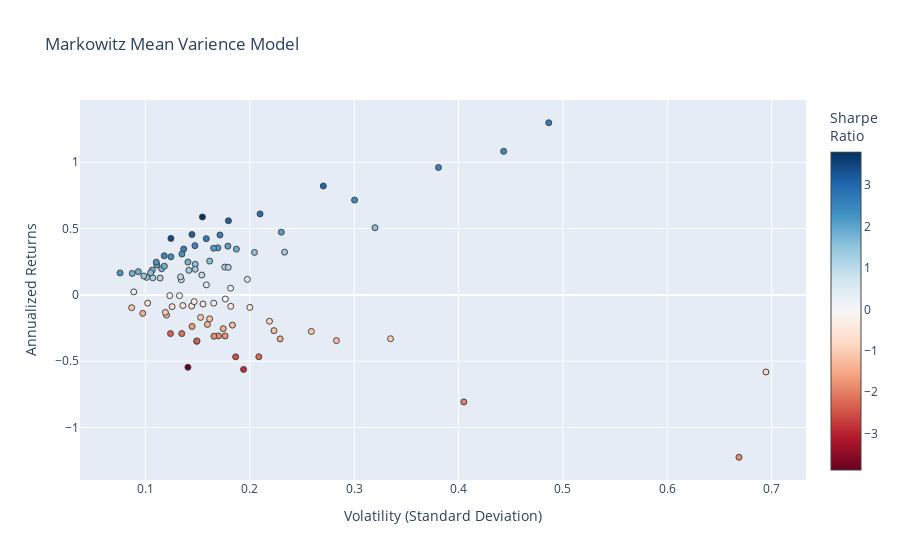

Write notebook code for a chart like this one.
### Code cell
hover_texts = [
    f"{ticker} <br>Volatility: {vol:.3f} <br>Returns: {ret:.3%} <br>Sharpe Ratio: {sr:.3f}"
    for ticker, vol, ret, sr in zip(names, volatility, annualized_returns, sharpe_ratios)
]

fig = go.Figure(data=go.Scatter(
    x=volatility,
    y=annualized_returns,
    mode='markers',
    hoverinfo='text',
    hovertext=hover_texts,
    marker=dict(color=sharpe_ratios, colorscale = 'RdBu', size=6, line=dict(width=1), colorbar=dict(title="Sharpe<br>Ratio")
    )
))

fig.update_layout(
    title='Markowitz Mean Varience Model',
    xaxis_title='Volatility (Standard Deviation)',
    yaxis_title='Annualized Returns',
)

fig.show()

### Figure 1 — Plotly figure (JSON) as saved in the notebook; plotly's stock layout.template omitted (floating-point values rounded to 4 significant figures)
{"data": [{"hoverinfo": "text", "hovertext": ["NVDA_Close <br>Volatility: 0.443 <br>Returns: 108.207% <br>Sharpe Ratio: 2.442", "BMY_Close <br>Volatility: 0.182 <br>Returns: -8.623% <br>Sharpe Ratio: -0.474", "SYK_Close <br>Volatility: 0.116 <br>Returns: 19.679% <br>Sharpe Ratio: 1.703", "MMM_Close <br>Volatility: 0.118 <br>Returns: 21.627% <br>Sharpe Ratio: 1.830", "UA_Close <br>Volatility: 0.335 <br>Returns: -33.044% <br>Sharpe Ratio: -0.987", "F_Close <br>Volatility: 0.186 <br>Returns: -46.688% <br>Sharpe Ratio: -2.504", "SRE_Close <br>Volatility: 0.107 <br>Returns: 12.842% <br>Sharpe Ratio: 1.199", "MA_Close <br>Volatility: 0.124 <br>Returns: 28.689% <br>Sharpe Ratio: 2.305", "SNAP_Close <br>Volatility: 0.669 <br>Returns: -122.379% <br>Sharpe Ratio: -1.830", "SYY_Close <br>Volatility: 0.155 <br>Returns: -6.895% <br>Sharpe Ratio: -0.444", "WFC_Close <br>Volatility: 0.176 <br>Returns: -30.961% <br>Sharpe Ratio: -1.756", "CMCSA_Close <br>Volatility: 0.154 <br>Returns: 14.957% <br>Sharpe Ratio: 0.971", "PYPL_Close <br>Volatility: 0.210 <br>Returns: 61.041% <br>Sharpe Ratio: 2.909", "ORCL_Close <br>Volatility: 0.187 <br>Returns: 34.500% <br>Sharpe Ratio: 1.843", "BABA_Close <br>Volatility: 0.270 <br>Returns: 82.040% <br>Sharpe Ratio: 3.034", "PG_Close <br>Volatility: 0.087 <br>Returns: -9.655% <br>Sharpe Ratio: -1.112", "AMD_Close <br>Volatility: 0.694 <br>Returns: -58.090% <br>Sharpe Ratio: -0.837", "GS_Close <br>Volatility: 0.209 <br>Returns: -46.653% <br>Sharpe Ratio: -2.236", "WMT_Close <br>Volatility: 0.148 <br>Returns: 23.079% <br>Sharpe Ratio: 1.562", "LMT_Close <br>Volatility: 0.107 <br>Returns: 18.608% <br>Sharpe Ratio: 1.746", "VRTX_Close <br>Volatility: 0.486 <br>Returns: 129.746% <br>Sharpe Ratio: 2.668", "GM_Close <br>Volatility: 0.170 <br>Returns: -30.932% <br>Sharpe Ratio: -1.819", "BIIB_Close <br>Volatility: 0.229 <br>Returns: -33.166% <br>Sharpe Ratio: -1.448", "EMR_Close <br>Volatility: 0.165 <br>Returns: -6.262% <br>Sharpe Ratio: -0.378", "DE_Close <br>Volatility: 0.179 <br>Returns: 36.750% <br>Sharpe Ratio: 2.053", "IBM_Close <br>Volatility: 0.141 <br>Returns: -54.590% <br>Sharpe Ratio: -3.879", "HD_Close <br>Volatility: 0.134 <br>Returns: 11.373% <br>Sharpe Ratio: 0.846", "RDY_Close <br>Volatility: 0.283 <br>Returns: -34.437% <br>Sharpe Ratio: -1.217", "JPM_Close <br>Volatility: 0.162 <br>Returns: -18.067% <br>Sharpe Ratio: -1.119", "MSFT_Close <br>Volatility: 0.137 <br>Returns: 34.582% <br>Sharpe Ratio: 2.530", "MS_Close <br>Volatility: 0.219 <br>Returns: -19.860% <br>Sharpe Ratio: -0.907", "GILD_Close <br>Volatility: 0.153 <br>Returns: -16.977% <br>Sharpe Ratio: -1.111", "T_Close <br>Volatility: 0.145 <br>Returns: -23.798% <br>Sharpe Ratio: -1.644", "RMD_Close <br>Volatility: 0.177 <br>Returns: -3.112% <br>Sharpe Ratio: -0.176", "CAT_Close <br>Volatility: 0.233 <br>Returns: 32.197% <br>Sharpe Ratio: 1.380", "MDT_Close <br>Volatility: 0.114 <br>Returns: 12.664% <br>Sharpe Ratio: 1.110", "XOM_Close <br>Volatility: 0.120 <br>Returns: -15.220% <br>Sharpe Ratio: -1.266", "CRM_Close <br>Volatility: 0.148 <br>Returns: 19.290% <br>Sharpe Ratio: 1.306", "AEP_Close <br>Volatility: 0.101 <br>Returns: 13.214% <br>Sharpe Ratio: 1.306", "RTX_Close <br>Volatility: 0.093 <br>Returns: 17.474% <br>Sharpe Ratio: 1.875", "NKE_Close <br>Volatility: 0.259 <br>Returns: -27.547% <br>Sharpe Ratio: -1.064", "NFLX_Close <br>Volatility: 0.320 <br>Returns: 50.627% <br>Sharpe Ratio: 1.582", "ZBH_Close <br>Volatility: 0.176 <br>Returns: 20.942% <br>Sharpe Ratio: 1.190", "ISRG_Close <br>Volatility: 0.180 <br>Returns: 55.877% <br>Sharpe Ratio: 3.112", "COST_Close <br>Volatility: 0.194 <br>Returns: -56.160% <br>Sharpe Ratio: -2.894", "KO_Close <br>Volatility: 0.076 <br>Returns: 16.554% <br>Sharpe Ratio: 2.186", "META_Close <br>Volatility: 0.158 <br>Returns: 42.367% <br>Sharpe Ratio: 2.676", "INTC_Close <br>Volatility: 0.144 <br>Returns: -8.425% <br>Sharpe Ratio: -0.584", "GE_Close <br>Volatility: 0.166 <br>Returns: -31.167% <br>Sharpe Ratio: -1.881", "GOOG_Close <br>Volatility: 0.169 <br>Returns: 35.438% <br>Sharpe Ratio: 2.092", "VZ_Close <br>Volatility: 0.175 <br>Returns: -25.448% <br>Sharpe Ratio: -1.458", "MRK_Close <br>Volatility: 0.119 <br>Returns: -13.218% <br>Sharpe Ratio: -1.109", "ETN_Close <br>Volatility: 0.141 <br>Returns: 24.706% <br>Sharpe Ratio: 1.755", "JNJ_Close <br>Volatility: 0.111 <br>Returns: 22.520% <br>Sharpe Ratio: 2.029", "BAC_Close <br>Volatility: 0.223 <br>Returns: -26.944% <br>Sharpe Ratio: -1.207", "SAP_Close <br>Volatility: 0.147 <br>Returns: 37.100% <br>Sharpe Ratio: 2.516", "K_Close <br>Volatility: 0.135 <br>Returns: -29.169% <br>Sharpe Ratio: -2.163", "LLY_Close <br>Volatility: 0.158 <br>Returns: 7.554% <br>Sharpe Ratio: 0.477", "DIS_Close <br>Volatility: 0.123 <br>Returns: -0.543% <br>Sharpe Ratio: -0.044", "GOOGL_Close <br>Volatility: 0.165 <br>Returns: 35.196% <br>Sharpe Ratio: 2.129", "MCD_Close <br>Volatility: 0.145 <br>Returns: 45.502% <br>Sharpe Ratio: 3.146", "TMO_Close <br>Volatility: 0.142 <br>Returns: 18.499% <br>Sharpe Ratio: 1.306", "EXC_Close <br>Volatility: 0.136 <br>Returns: -8.000% <br>Sharpe Ratio: -0.589", "SO_Close <br>Volatility: 0.102 <br>Returns: -6.231% <br>Sharpe Ratio: -0.610", "BTI_Close <br>Volatility: 0.204 <br>Returns: 32.001% <br>Sharpe Ratio: 1.565", "AAPL_Close <br>Volatility: 0.162 <br>Returns: 25.462% <br>Sharpe Ratio: 1.576", "PEP_Close <br>Volatility: 0.087 <br>Returns: 16.167% <br>Sharpe Ratio: 1.850", "ABT_Close <br>Volatility: 0.133 <br>Returns: -0.556% <br>Sharpe Ratio: -0.042", "V_Close <br>Volatility: 0.110 <br>Returns: 24.671% <br>Sharpe Ratio: 2.234", "BA_Close <br>Volatility: 0.198 <br>Returns: 11.691% <br>Sharpe Ratio: 0.591", "PM_Close <br>Volatility: 0.135 <br>Returns: 30.790% <br>Sharpe Ratio: 2.281", "ADBE_Close <br>Volatility: 0.155 <br>Returns: 58.725% <br>Sharpe Ratio: 3.798", "KR_Close <br>Volatility: 0.405 <br>Returns: -80.708% <br>Sharpe Ratio: -1.993", "NEE_Close <br>Volatility: 0.105 <br>Returns: 16.637% <br>Sharpe Ratio: 1.584", "HON_Close <br>Volatility: 0.099 <br>Returns: 14.235% <br>Sharpe Ratio: 1.445", "GIS_Close <br>Volatility: 0.124 <br>Returns: -29.181% <br>Sharpe Ratio: -2.352", "TSLA_Close <br>Volatility: 0.381 <br>Returns: 96.040% <br>Sharpe Ratio: 2.522", "PFE_Close <br>Volatility: 0.098 <br>Returns: -13.932% <br>Sharpe Ratio: -1.429", "CVX_Close <br>Volatility: 0.149 <br>Returns: -34.967% <br>Sharpe Ratio: -2.344", "EW_Close <br>Volatility: 0.230 <br>Returns: 47.299% <br>Sharpe Ratio: 2.055", "AMZN_Close <br>Volatility: 0.171 <br>Returns: 45.113% <br>Sharpe Ratio: 2.632", "DUK_Close <br>Volatility: 0.089 <br>Returns: 2.265% <br>Sharpe Ratio: 0.255", "UNH_Close <br>Volatility: 0.118 <br>Returns: 29.482% <br>Sharpe Ratio: 2.496", "REGN_Close <br>Volatility: 0.300 <br>Returns: 71.439% <br>Sharpe Ratio: 2.378", "MO_Close <br>Volatility: 0.200 <br>Returns: -9.445% <br>Sharpe Ratio: -0.472", "ABBV_Close <br>Volatility: 0.124 <br>Returns: 42.583% <br>Sharpe Ratio: 3.422", "AMGN_Close <br>Volatility: 0.183 <br>Returns: -22.800% <br>Sharpe Ratio: -1.243", "BSX_Close <br>Volatility: 0.134 <br>Returns: 13.570% <br>Sharpe Ratio: 1.015", "DHR_Close <br>Volatility: 0.126 <br>Returns: -8.871% <br>Sharpe Ratio: -0.706", "QCOM_Close <br>Volatility: 0.182 <br>Returns: 5.055% <br>Sharpe Ratio: 0.278", "TXN_Close <br>Volatility: 0.179 <br>Returns: 20.737% <br>Sharpe Ratio: 1.156", "CPB_Close <br>Volatility: 0.149 <br>Returns: -34.720% <br>Sharpe Ratio: -2.323", "CSCO_Close <br>Volatility: 0.159 <br>Returns: -22.251% <br>Sharpe Ratio: -1.395", "ACN_Close <br>Volatility: 0.147 <br>Returns: -5.090% <br>Sharpe Ratio: -0.347"], "marker": {"color": [2.442, -0.4744, 1.703, 1.83, -0.987, -2.504, 1.199, 2.305, -1.83, -0.4444, -1.756, 0.9709, 2.909, 1.843, 3.034, -1.112, -0.8365, -2.236, 1.562, 1.746, 2.668, -1.819, -1.448, -0.3785, 2.053, -3.879, 0.8463, -1.217, -1.119, 2.53, -0.9074, -1.111, -1.644, -0.1763, 1.38, 1.11, -1.266, 1.306, 1.306, 1.875, -1.064, 1.582, 1.19, 3.112, -2.894, 2.186, 2.676, -0.5836, -1.881, 2.092, -1.458, -1.109, 1.755, 2.029, -1.207, 2.516, -2.163, 0.4768, -0.04404, 2.129, 3.146, 1.306, -0.5886, -0.6098, 1.565, 1.576, 1.85, -0.04194, 2.234, 0.5914, 2.281, 3.798, -1.993, 1.584, 1.445, -2.352, 2.522, -1.429, -2.344, 2.055, 2.632, 0.2547, 2.496, 2.378, -0.4721, 3.422, -1.243, 1.015, -0.7063, 0.2783, 1.156, -2.323, -1.395, -0.3469], "colorbar": {"title": {"text": "Sharpe<br>Ratio"}}, "colorscale": [[0, "rgb(103,0,31)"], [0.1, "rgb(178,24,43)"], [0.2, "rgb(214,96,77)"], [0.3, "rgb(244,165,130)"], [0.4, "rgb(253,219,199)"], [0.5, "rgb(247,247,247)"], [0.6, "rgb(209,229,240)"], [0.7, "rgb(146,197,222)"], [0.8, "rgb(67,147,195)"], [0.9, "rgb(33,102,172)"], [1, "rgb(5,48,97)"]], "line": {"width": 1}, "size": 6}, "mode": "markers", "type": "scatter", "x": [0.4432, 0.1818, 0.1156, 0.1182, 0.3348, 0.1865, 0.1071, 0.1244, 0.6686, 0.1552, 0.1763, 0.1541, 0.2099, 0.1872, 0.2704, 0.08685, 0.6944, 0.2086, 0.1478, 0.1066, 0.4864, 0.17, 0.2291, 0.1655, 0.179, 0.1407, 0.1344, 0.283, 0.1615, 0.1367, 0.2189, 0.1529, 0.1447, 0.1766, 0.2333, 0.1141, 0.1203, 0.1477, 0.1011, 0.09322, 0.259, 0.3199, 0.176, 0.1795, 0.1941, 0.07573, 0.1583, 0.1444, 0.1657, 0.1694, 0.1746, 0.1191, 0.1407, 0.111, 0.2232, 0.1474, 0.1348, 0.1584, 0.1233, 0.1653, 0.1446, 0.1417, 0.1359, 0.1022, 0.2045, 0.1616, 0.08737, 0.1327, 0.1104, 0.1977, 0.135, 0.1546, 0.405, 0.105, 0.09851, 0.1241, 0.3808, 0.09751, 0.1492, 0.2302, 0.1714, 0.08891, 0.1181, 0.3004, 0.2, 0.1244, 0.1834, 0.1336, 0.1256, 0.1816, 0.1794, 0.1495, 0.1594, 0.1467], "y": [1.082, -0.08623, 0.1968, 0.2163, -0.3304, -0.4669, 0.1284, 0.2869, -1.224, -0.06895, -0.3096, 0.1496, 0.6104, 0.345, 0.8204, -0.09655, -0.5809, -0.4665, 0.2308, 0.1861, 1.297, -0.3093, -0.3317, -0.06262, 0.3675, -0.5459, 0.1137, -0.3444, -0.1807, 0.3458, -0.1986, -0.1698, -0.238, -0.03112, 0.322, 0.1266, -0.1522, 0.1929, 0.1321, 0.1747, -0.2755, 0.5063, 0.2094, 0.5588, -0.5616, 0.1655, 0.4237, -0.08425, -0.3117, 0.3544, -0.2545, -0.1322, 0.2471, 0.2252, -0.2694, 0.371, -0.2917, 0.07554, -0.005432, 0.352, 0.455, 0.185, -0.08, -0.06231, 0.32, 0.2546, 0.1617, -0.005564, 0.2467, 0.1169, 0.3079, 0.5872, -0.8071, 0.1664, 0.1424, -0.2918, 0.9604, -0.1393, -0.3497, 0.473, 0.4511, 0.02265, 0.2948, 0.7144, -0.09445, 0.4258, -0.228, 0.1357, -0.08871, 0.05055, 0.2074, -0.3472, -0.2225, -0.0509]}], "layout": {"title": {"text": "Markowitz Mean Varience Model"}, "xaxis": {"title": {"text": "Volatility (Standard Deviation)"}}, "yaxis": {"title": {"text": "Annualized Returns"}}}}
